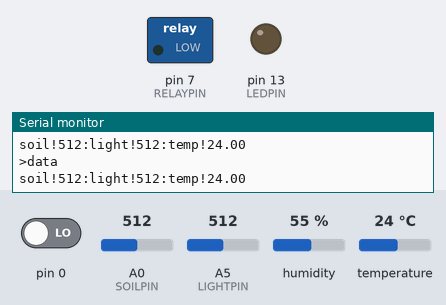
This sketch was run on a simulated Arduino Uno, built with avr-gcc and run on an emulated ATmega328P. Shown: switched loads named in the sketch (green lamp = pin HIGH), output pins drawn as LEDs (lit = HIGH), the last lines printed to the serial monitor. Dashed ring = blinking. Inputs (shaded band) come from the test bench; at power-on: A0 (SOILPIN) = 512, pin 0 LOW, A5 (LIGHTPIN) = 512, humidity 55 %, temperature 24 °C. Sleep ends after the set time or at an interrupt.

Above: at 1.2 s.
1.3 s: A0 (SOILPIN) set to 484
At 2.5 s:
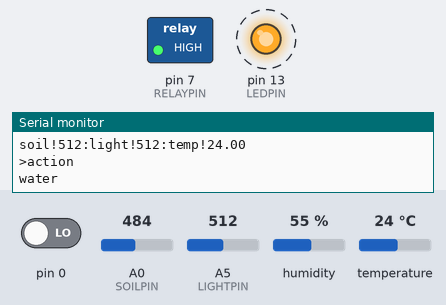
7.6 s: A0 (SOILPIN) set to 510
At 8.7 s:
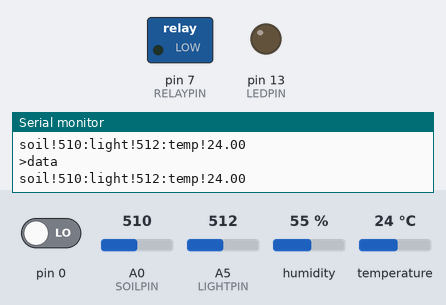
9.5 s: A0 (SOILPIN) set to 490
At 9.9 s:
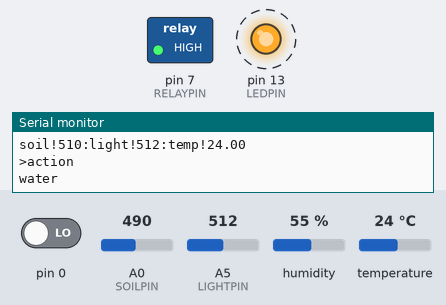
Timing chart, 0 to 21.8 s (numbered marks = the images above; inputs shaded):
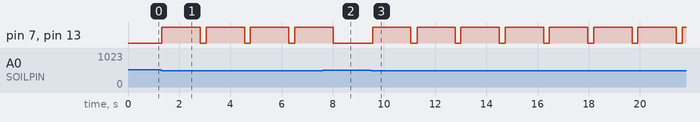

The sketch:

orchard.ino
```cpp
/*
 * PWS. Nodo de recogida de datos.
 */

#include <avr/power.h>
#include <avr/sleep.h>
#include <avr/wdt.h>
#include <DHT.h>

#define DHTTYPE DHT11

const byte LEDPIN = 13;
const byte RELAYPIN = 7;
const byte DHTPIN = 4;
const byte SOILPIN = A0;
const byte LIGHTPIN = A5;

int SOIL_THRESHOLD = 500;

DHT dht(DHTPIN, DHTTYPE);
float temp;
int light, soil;

boolean wakeup_flag = false;
String input_cmd = "";
boolean cmd_complete = false;
unsigned long lastSleep;
const unsigned long WAIT_TIME = 5000;

ISR(WDT_vect){
  wdt_disable();  // disable watchdog
}

ISR(PCINT2_vect){
  wakeup_flag = true;
}

void myWatchdogEnable(const byte interval){
  MCUSR = 0;                          // reset various flags
  WDTCSR |= 0b00011000;               // set WDCE, WDE
  WDTCSR =  0b01000000 | interval;    // set WDIE, and appropriate delay

  wdt_reset();
  noInterrupts ();

  byte old_ADCSRA = ADCSRA;
  // disable ADC
  ADCSRA = 0;
  // pin change interrupt (D0)
  PCMSK2 |= bit (PCINT16); // want pin 0
  PCIFR  |= bit (PCIF2);   // clear any outstanding interrupts
  PCICR  |= bit (PCIE2);   // enable pin change interrupts for D0 to D7

  set_sleep_mode (SLEEP_MODE_IDLE);
  power_adc_disable();
  power_spi_disable();
  power_timer0_disable();
  power_timer1_disable();
  power_timer2_disable();
  power_twi_disable();
  // UCSR0B &= ~bit (RXEN0);  // disable receiver
  // UCSR0B &= ~bit (TXEN0);  // disable transmitter

  sleep_enable();
  interrupts ();
  sleep_mode();

  sleep_disable();
  power_all_enable();
  ADCSRA = old_ADCSRA;
  PCICR  &= ~bit (PCIE2);   // disable pin change interrupts for D0 to D7
  //UCSR0B |= bit (RXEN0);  // enable receiver
  //UCSR0B |= bit (TXEN0);  // enable transmitter
}

void setup() {
  Serial.begin(9600);
  input_cmd.reserve(12);

  pinMode(LEDPIN, OUTPUT);
  digitalWrite(LEDPIN, LOW);
  pinMode(RELAYPIN, OUTPUT);
  digitalWrite(RELAYPIN, LOW);

  dht.begin();
  pinMode(DHTPIN, INPUT);

  //Watchdog config
  wdt_enable(WDTO_8S);
}

char inChar;

void loop() {
  if (wakeup_flag == true){
    lastSleep = millis();
    while (true){
      if (Serial.available() > 0){
        inChar = (char)Serial.read();
        input_cmd += inChar;
        if (inChar == '\n'){
           cmd_complete = true;
           break;
        }
      }
      if (millis() - lastSleep >= WAIT_TIME){
        input_cmd = "";
        cmd_complete = false;
        break;
      }
    }
    if (cmd_complete){
      Serial.println(input_cmd);
      if (input_cmd[0] == 's'){
        int newvalue = input_cmd.substring(1).toInt();
        SOIL_THRESHOLD = newvalue;
        Serial.println("ok");
      }
      if (input_cmd[0] == 'q'){
        Serial.println(SOIL_THRESHOLD);
      }
      input_cmd = "";
      cmd_complete = false;
      Serial.flush();
    }
    wakeup_flag = false;
  }
  else{
    wdt_reset();
    temp = dht.readTemperature();
    light = analogRead(LIGHTPIN);
    soil = analogRead(SOILPIN);

    if (soil <= SOIL_THRESHOLD){
      wdt_reset();
      Serial.println(">action");
      Serial.println("water");
      digitalWrite(RELAYPIN, HIGH);
      digitalWrite(LEDPIN, HIGH);
      delay(1500);
      digitalWrite(LEDPIN, LOW);
      digitalWrite(RELAYPIN, LOW);
    }
    Serial.println(">data");
    Serial.print("soil!");
    Serial.print(soil);
    Serial.print(":light!");
    Serial.print(light);
    Serial.print(":temp!");
    Serial.println(temp);
    delay(200);
  }

  int i;
  for (i=0; i<15; i++){
    myWatchdogEnable (0b100001);  // 8 seconds
  }
}
```

Measured:
- the behaviour switches between 501 and 500 on A0 (SOILPIN) (found by bisection; images 0 and 1)
- after the input at 1.3 s, pin 7 (RELAYPIN), pin 13 (LEDPIN): alternates HIGH for 1.5 s and LOW for 0.24 s, starting at once
- after the input at 7.6 s, pin 7 (RELAYPIN), pin 13 (LEDPIN): goes on until 8.0 s, then stays LOW
- after the input at 9.5 s, pin 7 (RELAYPIN), pin 13 (LEDPIN): alternates HIGH for 1.5 s and LOW for 0.24 s, starting after 0.05 s
